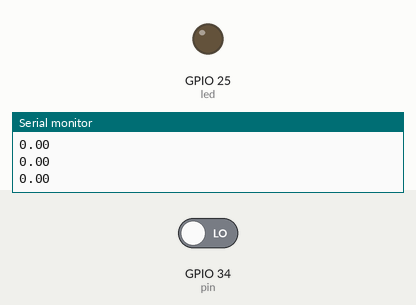
The sketch below on a simulated ESP32. Parts: output pins drawn as LEDs (lit = HIGH), the last lines printed to the serial monitor. The test bench sets the inputs (shaded band); at power-on: GPIO 34 (pin) LOW.

Above: at 1.8 s.
1.9 s: GPIO 34 (pin) driven HIGH
At 2.6 s:
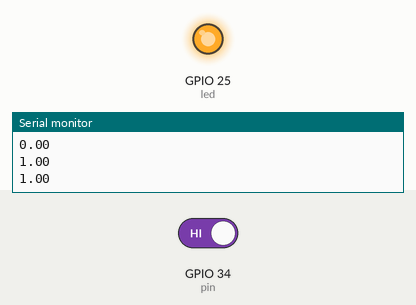
3.5 s: GPIO 34 (pin) driven LOW
At 4.9 s:
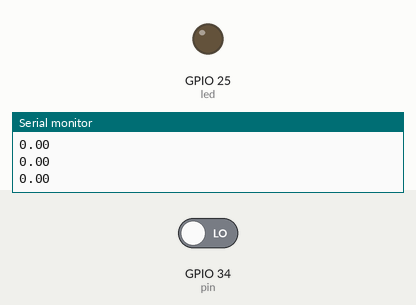
Timing chart, 0 to 6.5 s (numbered marks = the images above; inputs shaded):
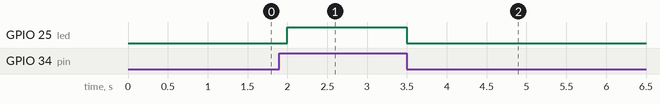

Measured:
- after the input at 1.9 s, GPIO 25 (led): LOW → HIGH after 0.10 s
- after the input at 3.5 s, GPIO 25 (led): HIGH → LOW at once

The sketch:

movimiento.ino
```cpp
int pin = 34;
int led = 25;

void setup()
{
  pinMode(pin,INPUT);
  pinMode(led, OUTPUT);
  Serial.begin(9600);

  //digitalWrite(led, LOW);
}

void loop()
{
  float dato = digitalRead(pin);
  Serial.println(dato);
  if(dato == HIGH){
    digitalWrite(led, HIGH);
  } else {
    digitalWrite(led, LOW);
  }

  delay(500);
}
```
